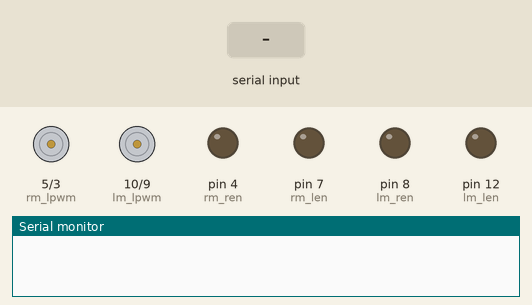
Recording of a sketch running on a simulated Arduino Uno, built with avr-gcc and run on an emulated ATmega328P. On the bench: motor-driver pin pairs drawn as motors (green arrow = first pin HIGH = forward, orange = second pin HIGH = backward, longer = more drive), output pins drawn as LEDs (lit = HIGH), the last lines printed to the serial monitor. Inputs (shaded band) come from the test bench.

Above: at 1.2 s.
1.3 s: byte 70 ('F') received over Serial
At 1.8 s:
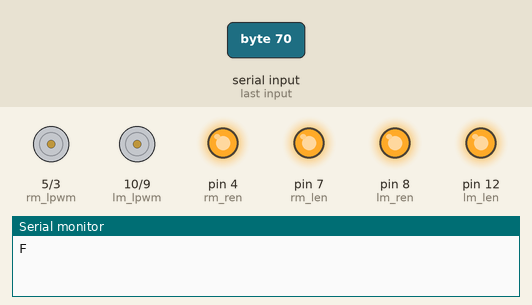
2.8 s: "0" received over Serial
4.3 s: byte 66 ('B') received over Serial
At 5.3 s:
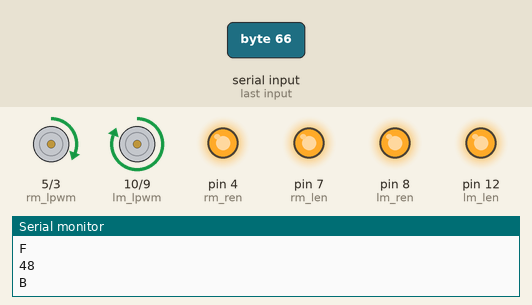
5.8 s: byte 82 ('R') received over Serial
At 6.5 s:
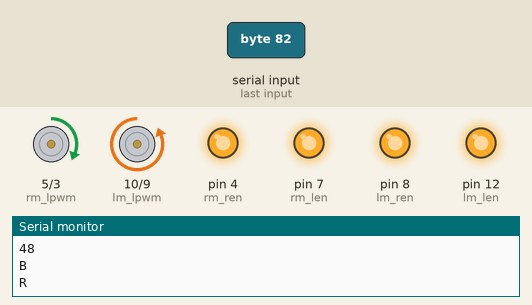
7.3 s: byte 76 ('L') received over Serial
At 7.6 s:
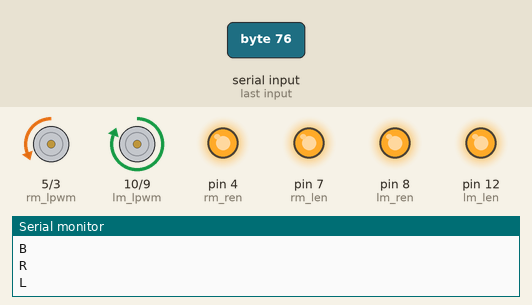
8.8 s: byte 83 ('S') received over Serial
At 9.9 s:
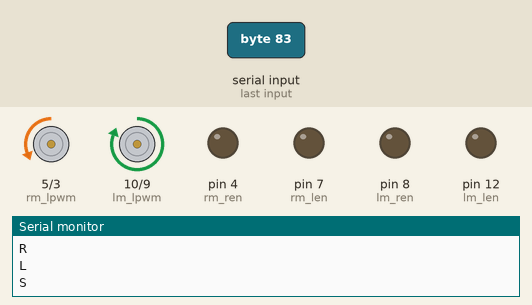
Timing chart, 0 to 11.3 s (numbered marks = the images above; inputs shaded):
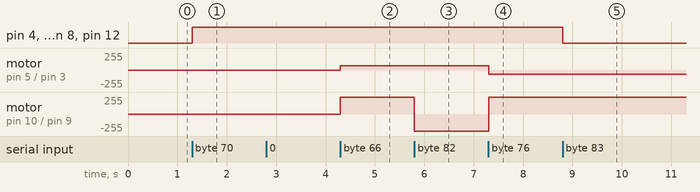

The sketch:

project_Soccer_bot.ino
```cpp
//rm_ren=4,rm_len=7,rm_rpwm=3,rm_lpwm=5,lm_ren=8,lm_len=12,lm_rpwm=9,lm_lpwm=10
//enable pins are used for activating the bts motors
//pwm pins are used for speed controlling and turning
//Turning right =rm backward and lm forward,Turning left=lm backward and rm forward
//forward=rpwm HIGH,lpwm LOW
//backward=rpwm LOW,lpwm HIGH
//pwm pin=0-255 max

int speed;
char data;

//------------------function declaration-----------------

void forward();
void backward();
void turn_right();
void turn_left();
void stop();

//-------------------defining motor pins-----------------------
//----------Right motor--------------

#define rm_ren 4
#define rm_len 7
#define rm_rpwm 3
#define rm_lpwm 5

//-------------Left motor----------------

#define lm_ren 8
#define lm_len 12
#define lm_rpwm 9
#define lm_lpwm 10


void setup() {
  // put your setup code here, to run once:
  Serial.begin(9600);
  pinMode(rm_ren,OUTPUT);
  pinMode(rm_len,OUTPUT);
  pinMode(rm_rpwm,OUTPUT);
  pinMode(rm_lpwm,OUTPUT);
  pinMode(lm_ren,OUTPUT);
  pinMode(lm_len,OUTPUT);
  pinMode(lm_rpwm,OUTPUT);
  pinMode(lm_lpwm,OUTPUT);

}

void loop() {
  // put your main code here, to run repeatedly:
  if(Serial.available())
  {
    data=Serial.read();
    if(data=='0'||data=='1'||data=='2'||data=='3'||data=='4'||data=='5'||data=='6'||data=='7'||data=='8'||data=='9')
    {
      int value=(int)data;//typecasting
      speed=28*value;
      Serial.println(value);
    }
    if(data=='F')
    {
      forward();
      Serial.println("F");
    }
    if(data=='B')
    {
      backward();
      Serial.println("B");
    }
    if(data=='R')
    {
      turn_right();
      Serial.println("R");
    }
    if(data=='L')
    {
      turn_left();
      Serial.println("L");
    }
    if(data=='S')
    {
      stop();
      Serial.println("S");
    }

  }

}
void forward()//running forward
{
  digitalWrite(rm_ren,HIGH);
  digitalWrite(rm_len,HIGH);
  analogWrite(rm_rpwm,speed);
  analogWrite(rm_lpwm,0);

  digitalWrite(lm_ren,HIGH);
  digitalWrite(lm_len,HIGH);
  analogWrite(lm_rpwm,speed);
  analogWrite(lm_lpwm,0);
}
void backward()//running backward
{
  digitalWrite(rm_ren,HIGH);
  digitalWrite(rm_len,HIGH);
  analogWrite(rm_rpwm,0);
  analogWrite(rm_lpwm,speed);

  digitalWrite(lm_ren,HIGH);
  digitalWrite(lm_len,HIGH);
  analogWrite(lm_rpwm,0);
  analogWrite(lm_lpwm,speed);
}
void turn_right()//Turning right
{
  digitalWrite(rm_ren,HIGH);
  digitalWrite(rm_len,HIGH);
  analogWrite(rm_rpwm,0);
  analogWrite(rm_lpwm,speed);

  digitalWrite(lm_ren,HIGH);
  digitalWrite(lm_len,HIGH);
  analogWrite(lm_rpwm,speed);
  analogWrite(lm_lpwm,0);
}
void turn_left()//Turning left
{
  digitalWrite(rm_ren,HIGH);
  digitalWrite(rm_len,HIGH);
  analogWrite(rm_rpwm,speed);
  analogWrite(rm_lpwm,0);

  digitalWrite(lm_ren,HIGH);
  digitalWrite(lm_len,HIGH);
  analogWrite(lm_rpwm,0);
  analogWrite(lm_lpwm,speed);
}
void stop()//To stop the car
{
  digitalWrite(rm_ren,LOW);
  digitalWrite(rm_len,LOW);


  digitalWrite(lm_ren,LOW);
  digitalWrite(lm_len,LOW);

}
```

Measured:
- after the input at 1.3 s, pin 4 (rm_ren), pin 7 (rm_len), pin 8 (lm_ren), pin 12 (lm_len): LOW → HIGH at once
- after the input at 4.3 s, motor on pin 5 (rm_lpwm) / pin 3 (rm_rpwm): stopped → forward 64/255 at once; motor on pin 10 (lm_lpwm) / pin 9 (lm_rpwm): stopped → forward 255/255 at once
- after the input at 5.8 s, motor on pin 10 (lm_lpwm) / pin 9 (lm_rpwm): forward 255/255 → backward 255/255 at once
- after the input at 7.3 s, motor on pin 5 (rm_lpwm) / pin 3 (rm_rpwm): forward 64/255 → backward 64/255 at once; motor on pin 10 (lm_lpwm) / pin 9 (lm_rpwm): backward 255/255 → forward 255/255 at once
- after the input at 8.8 s, pin 4 (rm_ren), pin 7 (rm_len), pin 8 (lm_ren), pin 12 (lm_len): HIGH → LOW at once
